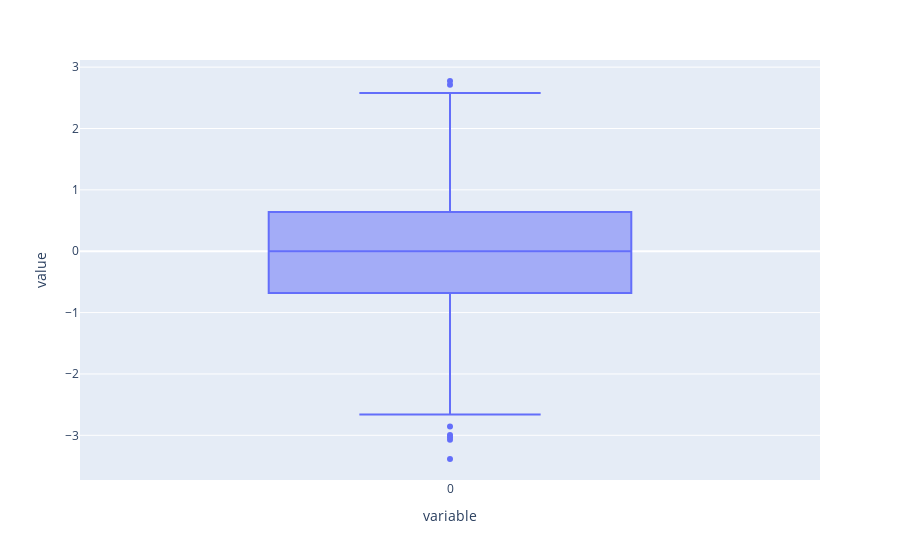

The notebook cell saved with this chart:
### Code cell
px.box(x)

### Figure 1 — Plotly figure (JSON) as saved in the notebook; plotly's stock layout.template omitted (floating-point values rounded to 4 significant figures; data arrays with more than 128 entries replaced by an {"elided": "..."} marker saying what was removed)
{"data": [{"alignmentgroup": "True", "hovertemplate": "variable=%{x}<br>value=%{y}<extra></extra>", "legendgroup": "", "marker": {"color": "#636efa"}, "name": "", "notched": false, "offsetgroup": "", "orientation": "v", "showlegend": false, "type": "box", "x": {"elided": "1000 str values"}, "x0": " ", "xaxis": "x", "y": {"elided": "1000 float values"}, "y0": " ", "yaxis": "y"}], "layout": {"boxmode": "group", "legend": {"tracegroupgap": 0}, "margin": {"t": 60}, "xaxis": {"anchor": "y", "domain": [0, 1], "title": {"text": "variable"}}, "yaxis": {"anchor": "x", "domain": [0, 1], "title": {"text": "value"}}}}
